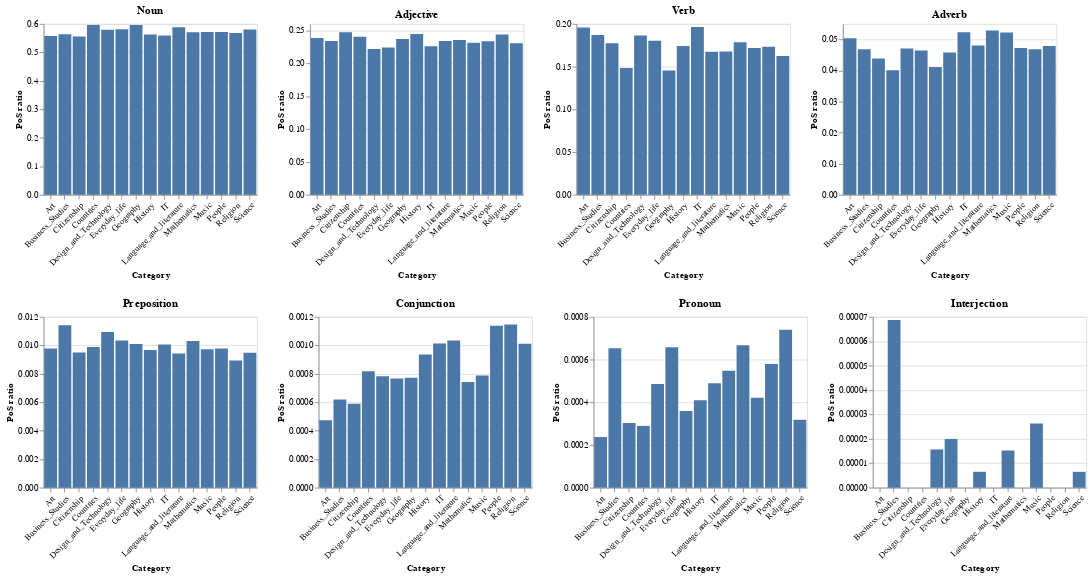

The cell this chart's notebook holds for it:
### Code cell
pos_charts = []
for pos in pos_tags:
    chart = alt.Chart(pos_df).mark_bar().encode(
        alt.X("Category:O", axis=alt.Axis(title="Category", labelAngle=-45)),
        alt.Y(f"{pos}:Q", axis=alt.Axis(title="PoS ratio"))
    ).properties(width=250, height=200, title=pos)
    pos_charts.append(chart)

alt.vconcat(
    (pos_charts[0]|pos_charts[1]|pos_charts[2]|pos_charts[3]),
    (pos_charts[4]|pos_charts[5]|pos_charts[6]|pos_charts[7])
)

### Figure 1 — Vega-Lite specification as saved in the notebook (floating-point values rounded to 4 significant figures)
{"config": {"view": {"continuousWidth": 400, "continuousHeight": 300}}, "vconcat": [{"hconcat": [{"mark": "bar", "encoding": {"x": {"axis": {"labelAngle": -45, "title": "Category"}, "field": "Category", "type": "ordinal"}, "y": {"axis": {"title": "PoS ratio"}, "field": "Noun", "type": "quantitative"}}, "height": 200, "title": "Noun", "width": 250}, {"mark": "bar", "encoding": {"x": {"axis": {"labelAngle": -45, "title": "Category"}, "field": "Category", "type": "ordinal"}, "y": {"axis": {"title": "PoS ratio"}, "field": "Adjective", "type": "quantitative"}}, "height": 200, "title": "Adjective", "width": 250}, {"mark": "bar", "encoding": {"x": {"axis": {"labelAngle": -45, "title": "Category"}, "field": "Category", "type": "ordinal"}, "y": {"axis": {"title": "PoS ratio"}, "field": "Verb", "type": "quantitative"}}, "height": 200, "title": "Verb", "width": 250}, {"mark": "bar", "encoding": {"x": {"axis": {"labelAngle": -45, "title": "Category"}, "field": "Category", "type": "ordinal"}, "y": {"axis": {"title": "PoS ratio"}, "field": "Adverb", "type": "quantitative"}}, "height": 200, "title": "Adverb", "width": 250}]}, {"hconcat": [{"mark": "bar", "encoding": {"x": {"axis": {"labelAngle": -45, "title": "Category"}, "field": "Category", "type": "ordinal"}, "y": {"axis": {"title": "PoS ratio"}, "field": "Preposition", "type": "quantitative"}}, "height": 200, "title": "Preposition", "width": 250}, {"mark": "bar", "encoding": {"x": {"axis": {"labelAngle": -45, "title": "Category"}, "field": "Category", "type": "ordinal"}, "y": {"axis": {"title": "PoS ratio"}, "field": "Conjunction", "type": "quantitative"}}, "height": 200, "title": "Conjunction", "width": 250}, {"mark": "bar", "encoding": {"x": {"axis": {"labelAngle": -45, "title": "Category"}, "field": "Category", "type": "ordinal"}, "y": {"axis": {"title": "PoS ratio"}, "field": "Pronoun", "type": "quantitative"}}, "height": 200, "title": "Pronoun", "width": 250}, {"mark": "bar", "encoding": {"x": {"axis": {"labelAngle": -45, "title": "Category"}, "field": "Category", "type": "ordinal"}, "y": {"axis": {"title": "PoS ratio"}, "field": "Interjection", "type": "quantitative"}}, "height": 200, "title": "Interjection", "width": 250}]}], "data": {"name": "data-fa920c26dd13a64a2291faa814f43dc4"}, "$schema": "https://vega.github.io/schema/vega-lite/v4.17.0.json", "datasets": {"data-fa920c26dd13a64a2291faa814f43dc4": [{"Category": "Geography", "Noun": 0.5965, "Adjective": 0.2371, "Verb": 0.1455, "Adverb": 0.0411, "Preposition": 0.01009, "Conjunction": 0.0007726, "Pronoun": 0.0003591, "Interjection": 0.0}, {"Category": "People", "Noun": 0.5716, "Adjective": 0.2335, "Verb": 0.1719, "Adverb": 0.04722, "Preposition": 0.009771, "Conjunction": 0.001137, "Pronoun": 0.0005792, "Interjection": 0.0}, {"Category": "Science", "Noun": 0.5803, "Adjective": 0.2304, "Verb": 0.1624, "Adverb": 0.04787, "Preposition": 0.009484, "Conjunction": 0.001011, "Pronoun": 0.0003174, "Interjection": 6.478e-06}, {"Category": "History", "Noun": 0.5627, "Adjective": 0.2445, "Verb": 0.1741, "Adverb": 0.04576, "Preposition": 0.009665, "Conjunction": 0.0009359, "Pronoun": 0.0004095, "Interjection": 6.5e-06}, {"Category": "Everyday_life", "Noun": 0.5817, "Adjective": 0.224, "Verb": 0.1803, "Adverb": 0.0464, "Preposition": 0.01034, "Conjunction": 0.0007672, "Pronoun": 0.0006576, "Interjection": 1.993e-05}, {"Category": "Countries", "Noun": 0.5961, "Adjective": 0.2405, "Verb": 0.1484, "Adverb": 0.04007, "Preposition": 0.009879, "Conjunction": 0.0008169, "Pronoun": 0.0002891, "Interjection": 0.0}, {"Category": "Language_and_literature", "Noun": 0.5881, "Adjective": 0.234, "Verb": 0.1673, "Adverb": 0.04806, "Preposition": 0.00943, "Conjunction": 0.001034, "Pronoun": 0.0005475, "Interjection": 1.521e-05}, {"Category": "Design_and_Technology", "Noun": 0.5792, "Adjective": 0.2217, "Verb": 0.1864, "Adverb": 0.04707, "Preposition": 0.01093, "Conjunction": 0.0007832, "Pronoun": 0.0004856, "Interjection": 1.566e-05}, {"Category": "Citizenship", "Noun": 0.5555, "Adjective": 0.2473, "Verb": 0.1774, "Adverb": 0.04387, "Preposition": 0.00949, "Conjunction": 0.0005892, "Pronoun": 0.0003025, "Interjection": 0.0}, {"Category": "Religion", "Noun": 0.5685, "Adjective": 0.2439, "Verb": 0.1731, "Adverb": 0.04686, "Preposition": 0.008933, "Conjunction": 0.001147, "Pronoun": 0.0007398, "Interjection": 0.0}, {"Category": "Music", "Noun": 0.5713, "Adjective": 0.2312, "Verb": 0.1786, "Adverb": 0.05224, "Preposition": 0.009727, "Conjunction": 0.0007887, "Pronoun": 0.0004206, "Interjection": 2.629e-05}, {"Category": "Business_Studies", "Noun": 0.5633, "Adjective": 0.2339, "Verb": 0.187, "Adverb": 0.04686, "Preposition": 0.01141, "Conjunction": 0.0006185, "Pronoun": 0.0006528, "Interjection": 6.872e-05}, {"Category": "IT", "Noun": 0.5591, "Adjective": 0.226, "Verb": 0.1963, "Adverb": 0.0523, "Preposition": 0.01006, "Conjunction": 0.001013, "Pronoun": 0.0004891, "Interjection": 0.0}, {"Category": "Art", "Noun": 0.5571, "Adjective": 0.2385, "Verb": 0.1957, "Adverb": 0.05038, "Preposition": 0.009769, "Conjunction": 0.0004737, "Pronoun": 0.0002368, "Interjection": 0.0}, {"Category": "Mathematics", "Noun": 0.5708, "Adjective": 0.2354, "Verb": 0.1677, "Adverb": 0.05287, "Preposition": 0.01031, "Conjunction": 0.0007415, "Pronoun": 0.0006674, "Interjection": 0.0}]}}
